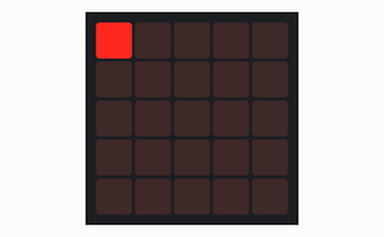
The program below on a simulated BBC micro:bit running MicroPython. Shown: the board's 5×5 LED display.

Above: at 0.38 s.
At 5.2 s:
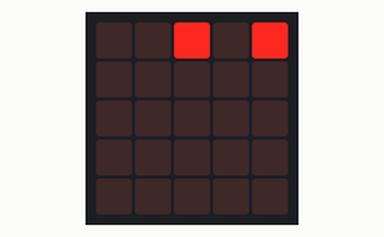
At 10.02 s:
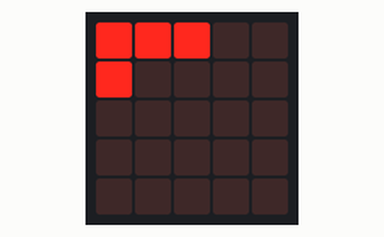
At 19.93 s:
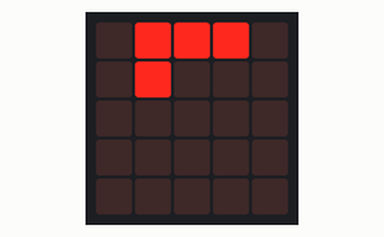
At 29.85 s:
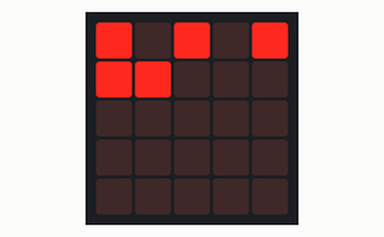
At 39.77 s:
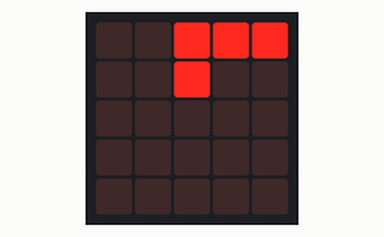

The program:

BinaryCounter.py
```python
from microbit import *

for i in range(2**25):
    st = bin(i)
    num = []

    for n in range(len(str(st))):
        if n == 0 or n == 1:
            pass
        else:
            num.append(9 * int(st[n]))

    num.reverse()

    y = 0
    x = 0

    for k in range(len(num)):
        if k > 4:
            if k > 9:
                if k > 14:
                    if k > 19:
                        y = 4
                        x = k - 20
                        display.set_pixel(x, y, num[k])
                    else:
                        y = 3
                        x = k - 15
                        display.set_pixel(x, y, num[k])
                else:
                    y = 2
                    x = k - 10
                    display.set_pixel(x, y, num[k])
            else:
                y = 1
                x = k - 5
                display.set_pixel(x, y, num[k])
        else:
            y = 0
            x = k
            display.set_pixel(x, y, num[k])

    sleep(250)
    display.clear()
```
